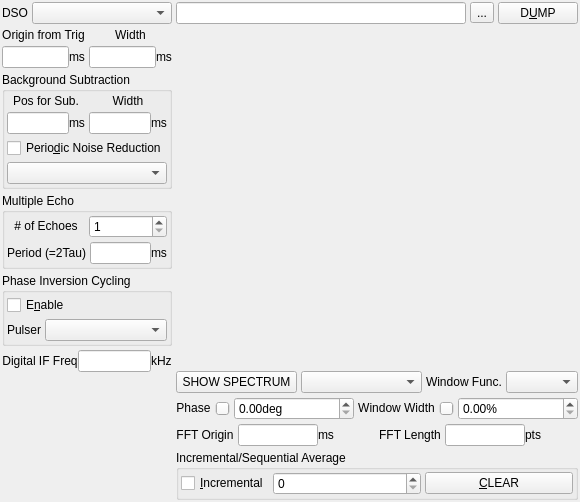
<?xml version="1.0" encoding="UTF-8"?>
<ui version="4.0">
 <class>FrmNMRPulse</class>
 <widget class="QMainWindow" name="FrmNMRPulse">
  <property name="geometry">
   <rect>
    <x>0</x>
    <y>0</y>
    <width>546</width>
    <height>502</height>
   </rect>
  </property>
  <property name="windowTitle">
   <string>NMR Pulse Analyzer</string>
  </property>
  <widget class="QWidget" name="widget">
   <layout class="QHBoxLayout" name="horizontalLayout_6">
    <item>
     <layout class="QVBoxLayout" name="verticalLayout_2">
      <item>
       <layout class="QHBoxLayout">
        <item>
         <widget class="QLabel" name="textLabel1_2_3">
          <property name="sizePolicy">
           <sizepolicy hsizetype="Fixed" vsizetype="Fixed">
            <horstretch>0</horstretch>
            <verstretch>0</verstretch>
           </sizepolicy>
          </property>
          <property name="text">
           <string>DSO</string>
          </property>
          <property name="alignment">
           <set>Qt::AlignCenter</set>
          </property>
          <property name="wordWrap">
           <bool>false</bool>
          </property>
         </widget>
        </item>
        <item>
         <widget class="QComboBox" name="m_cmbDSO"/>
        </item>
       </layout>
      </item>
      <item>
       <layout class="QHBoxLayout">
        <item>
         <layout class="QVBoxLayout">
          <item>
           <widget class="QLabel" name="textLabel1">
            <property name="sizePolicy">
             <sizepolicy hsizetype="Preferred" vsizetype="Fixed">
              <horstretch>0</horstretch>
              <verstretch>0</verstretch>
             </sizepolicy>
            </property>
            <property name="text">
             <string>Origin from Trig</string>
            </property>
            <property name="alignment">
             <set>Qt::AlignCenter</set>
            </property>
            <property name="wordWrap">
             <bool>false</bool>
            </property>
           </widget>
          </item>
          <item>
           <layout class="QHBoxLayout">
            <property name="spacing">
             <number>0</number>
            </property>
            <item>
             <widget class="QLineEdit" name="m_edPos">
              <property name="sizePolicy">
               <sizepolicy hsizetype="Preferred" vsizetype="Fixed">
                <horstretch>0</horstretch>
                <verstretch>0</verstretch>
               </sizepolicy>
              </property>
              <property name="maximumSize">
               <size>
                <width>80</width>
                <height>32767</height>
               </size>
              </property>
             </widget>
            </item>
            <item>
             <widget class="QLabel" name="textLabel2">
              <property name="sizePolicy">
               <sizepolicy hsizetype="Preferred" vsizetype="Fixed">
                <horstretch>0</horstretch>
                <verstretch>0</verstretch>
               </sizepolicy>
              </property>
              <property name="text">
               <string>ms</string>
              </property>
              <property name="wordWrap">
               <bool>false</bool>
              </property>
             </widget>
            </item>
           </layout>
          </item>
         </layout>
        </item>
        <item>
         <layout class="QVBoxLayout">
          <item>
           <widget class="QLabel" name="textLabel1_2">
            <property name="sizePolicy">
             <sizepolicy hsizetype="Preferred" vsizetype="Fixed">
              <horstretch>0</horstretch>
              <verstretch>0</verstretch>
             </sizepolicy>
            </property>
            <property name="text">
             <string>Width</string>
            </property>
            <property name="alignment">
             <set>Qt::AlignCenter</set>
            </property>
            <property name="wordWrap">
             <bool>false</bool>
            </property>
           </widget>
          </item>
          <item>
           <layout class="QHBoxLayout">
            <property name="spacing">
             <number>0</number>
            </property>
            <item>
             <widget class="QLineEdit" name="m_edWidth">
              <property name="sizePolicy">
               <sizepolicy hsizetype="Preferred" vsizetype="Fixed">
                <horstretch>0</horstretch>
                <verstretch>0</verstretch>
               </sizepolicy>
              </property>
              <property name="maximumSize">
               <size>
                <width>80</width>
                <height>32767</height>
               </size>
              </property>
             </widget>
            </item>
            <item>
             <widget class="QLabel" name="textLabel2_2">
              <property name="sizePolicy">
               <sizepolicy hsizetype="Preferred" vsizetype="Fixed">
                <horstretch>0</horstretch>
                <verstretch>0</verstretch>
               </sizepolicy>
              </property>
              <property name="text">
               <string>ms</string>
              </property>
              <property name="wordWrap">
               <bool>false</bool>
              </property>
             </widget>
            </item>
           </layout>
          </item>
         </layout>
        </item>
       </layout>
      </item>
      <item>
       <widget class="QGroupBox" name="groupBox1_2_2">
        <property name="sizePolicy">
         <sizepolicy hsizetype="Preferred" vsizetype="Fixed">
          <horstretch>0</horstretch>
          <verstretch>0</verstretch>
         </sizepolicy>
        </property>
        <property name="title">
         <string>Background Subtraction</string>
        </property>
        <layout class="QGridLayout">
         <property name="margin">
          <number>2</number>
         </property>
         <item row="0" column="0">
          <layout class="QHBoxLayout">
           <item>
            <layout class="QVBoxLayout">
             <item>
              <widget class="QLabel" name="textLabel1_5">
               <property name="sizePolicy">
                <sizepolicy hsizetype="Preferred" vsizetype="Fixed">
                 <horstretch>0</horstretch>
                 <verstretch>0</verstretch>
                </sizepolicy>
               </property>
               <property name="text">
                <string>Pos for Sub.</string>
               </property>
               <property name="alignment">
                <set>Qt::AlignCenter</set>
               </property>
               <property name="wordWrap">
                <bool>false</bool>
               </property>
              </widget>
             </item>
             <item>
              <layout class="QHBoxLayout">
               <property name="spacing">
                <number>0</number>
               </property>
               <item>
                <widget class="QLineEdit" name="m_edBGPos">
                 <property name="sizePolicy">
                  <sizepolicy hsizetype="Preferred" vsizetype="Fixed">
                   <horstretch>0</horstretch>
                   <verstretch>0</verstretch>
                  </sizepolicy>
                 </property>
                 <property name="maximumSize">
                  <size>
                   <width>80</width>
                   <height>32767</height>
                  </size>
                 </property>
                </widget>
               </item>
               <item>
                <widget class="QLabel" name="textLabel2_3">
                 <property name="sizePolicy">
                  <sizepolicy hsizetype="Preferred" vsizetype="Fixed">
                   <horstretch>0</horstretch>
                   <verstretch>0</verstretch>
                  </sizepolicy>
                 </property>
                 <property name="text">
                  <string>ms</string>
                 </property>
                 <property name="wordWrap">
                  <bool>false</bool>
                 </property>
                </widget>
               </item>
              </layout>
             </item>
            </layout>
           </item>
           <item>
            <layout class="QVBoxLayout">
             <item>
              <widget class="QLabel" name="textLabel1_2_2">
               <property name="sizePolicy">
                <sizepolicy hsizetype="Preferred" vsizetype="Fixed">
                 <horstretch>0</horstretch>
                 <verstretch>0</verstretch>
                </sizepolicy>
               </property>
               <property name="text">
                <string>Width</string>
               </property>
               <property name="alignment">
                <set>Qt::AlignCenter</set>
               </property>
               <property name="wordWrap">
                <bool>false</bool>
               </property>
              </widget>
             </item>
             <item>
              <layout class="QHBoxLayout">
               <property name="spacing">
                <number>0</number>
               </property>
               <item>
                <widget class="QLineEdit" name="m_edBGWidth">
                 <property name="sizePolicy">
                  <sizepolicy hsizetype="Preferred" vsizetype="Fixed">
                   <horstretch>0</horstretch>
                   <verstretch>0</verstretch>
                  </sizepolicy>
                 </property>
                 <property name="maximumSize">
                  <size>
                   <width>80</width>
                   <height>32767</height>
                  </size>
                 </property>
                </widget>
               </item>
               <item>
                <widget class="QLabel" name="textLabel2_2_2">
                 <property name="sizePolicy">
                  <sizepolicy hsizetype="Preferred" vsizetype="Fixed">
                   <horstretch>0</horstretch>
                   <verstretch>0</verstretch>
                  </sizepolicy>
                 </property>
                 <property name="text">
                  <string>ms</string>
                 </property>
                 <property name="wordWrap">
                  <bool>false</bool>
                 </property>
                </widget>
               </item>
              </layout>
             </item>
            </layout>
           </item>
          </layout>
         </item>
         <item row="1" column="0">
          <widget class="QCheckBox" name="m_ckbPNR">
           <property name="sizePolicy">
            <sizepolicy hsizetype="Preferred" vsizetype="Fixed">
             <horstretch>0</horstretch>
             <verstretch>0</verstretch>
            </sizepolicy>
           </property>
           <property name="text">
            <string>Perio&amp;dic Noise Reduction</string>
           </property>
           <property name="shortcut">
            <string>Alt+D</string>
           </property>
          </widget>
         </item>
         <item row="2" column="0">
          <widget class="QComboBox" name="m_cmbPNRSolver">
           <property name="sizePolicy">
            <sizepolicy hsizetype="Minimum" vsizetype="Fixed">
             <horstretch>0</horstretch>
             <verstretch>0</verstretch>
            </sizepolicy>
           </property>
          </widget>
         </item>
        </layout>
       </widget>
      </item>
      <item>
       <widget class="QGroupBox" name="groupBox1_2">
        <property name="sizePolicy">
         <sizepolicy hsizetype="Preferred" vsizetype="Fixed">
          <horstretch>0</horstretch>
          <verstretch>0</verstretch>
         </sizepolicy>
        </property>
        <property name="title">
         <string>Multiple Echo</string>
        </property>
        <layout class="QGridLayout">
         <property name="margin">
          <number>2</number>
         </property>
         <item row="1" column="0">
          <layout class="QHBoxLayout">
           <item>
            <widget class="QLabel" name="textLabel1_5_2_2">
             <property name="sizePolicy">
              <sizepolicy hsizetype="Preferred" vsizetype="Fixed">
               <horstretch>0</horstretch>
               <verstretch>0</verstretch>
              </sizepolicy>
             </property>
             <property name="text">
              <string>Period (=2Tau)</string>
             </property>
             <property name="alignment">
              <set>Qt::AlignCenter</set>
             </property>
             <property name="wordWrap">
              <bool>false</bool>
             </property>
            </widget>
           </item>
           <item>
            <layout class="QHBoxLayout">
             <property name="spacing">
              <number>0</number>
             </property>
             <item>
              <widget class="QLineEdit" name="m_edEchoPeriod">
               <property name="sizePolicy">
                <sizepolicy hsizetype="Preferred" vsizetype="Fixed">
                 <horstretch>0</horstretch>
                 <verstretch>0</verstretch>
                </sizepolicy>
               </property>
               <property name="maximumSize">
                <size>
                 <width>80</width>
                 <height>32767</height>
                </size>
               </property>
              </widget>
             </item>
             <item>
              <widget class="QLabel" name="textLabel2_2_3">
               <property name="sizePolicy">
                <sizepolicy hsizetype="Preferred" vsizetype="Fixed">
                 <horstretch>0</horstretch>
                 <verstretch>0</verstretch>
                </sizepolicy>
               </property>
               <property name="text">
                <string>ms</string>
               </property>
               <property name="wordWrap">
                <bool>false</bool>
               </property>
              </widget>
             </item>
            </layout>
           </item>
          </layout>
         </item>
         <item row="0" column="0">
          <layout class="QHBoxLayout">
           <item>
            <widget class="QLabel" name="textLabel1_5_2_2_2">
             <property name="sizePolicy">
              <sizepolicy hsizetype="Preferred" vsizetype="Fixed">
               <horstretch>0</horstretch>
               <verstretch>0</verstretch>
              </sizepolicy>
             </property>
             <property name="text">
              <string># of Echoes</string>
             </property>
             <property name="alignment">
              <set>Qt::AlignCenter</set>
             </property>
             <property name="wordWrap">
              <bool>false</bool>
             </property>
            </widget>
           </item>
           <item>
            <widget class="QSpinBox" name="m_numEcho">
             <property name="sizePolicy">
              <sizepolicy hsizetype="Preferred" vsizetype="Fixed">
               <horstretch>0</horstretch>
               <verstretch>0</verstretch>
              </sizepolicy>
             </property>
             <property name="minimum">
              <number>1</number>
             </property>
             <property name="value">
              <number>1</number>
             </property>
            </widget>
           </item>
          </layout>
         </item>
        </layout>
       </widget>
      </item>
      <item>
       <widget class="QGroupBox" name="groupBox4_2">
        <property name="sizePolicy">
         <sizepolicy hsizetype="Preferred" vsizetype="Fixed">
          <horstretch>0</horstretch>
          <verstretch>0</verstretch>
         </sizepolicy>
        </property>
        <property name="title">
         <string>Phase Inversion Cycling</string>
        </property>
        <layout class="QGridLayout">
         <property name="margin">
          <number>2</number>
         </property>
         <item row="0" column="0" colspan="2">
          <widget class="QCheckBox" name="m_ckbPICEnabled">
           <property name="sizePolicy">
            <sizepolicy hsizetype="Fixed" vsizetype="Fixed">
             <horstretch>0</horstretch>
             <verstretch>0</verstretch>
            </sizepolicy>
           </property>
           <property name="text">
            <string>E&amp;nable</string>
           </property>
          </widget>
         </item>
         <item row="1" column="0">
          <widget class="QLabel" name="textLabel1_3_2">
           <property name="sizePolicy">
            <sizepolicy hsizetype="Fixed" vsizetype="Fixed">
             <horstretch>0</horstretch>
             <verstretch>0</verstretch>
            </sizepolicy>
           </property>
           <property name="text">
            <string>Pulser</string>
           </property>
           <property name="alignment">
            <set>Qt::AlignCenter</set>
           </property>
           <property name="wordWrap">
            <bool>false</bool>
           </property>
          </widget>
         </item>
         <item row="1" column="1" colspan="2">
          <widget class="QComboBox" name="m_cmbPulser">
           <property name="sizePolicy">
            <sizepolicy hsizetype="Preferred" vsizetype="Fixed">
             <horstretch>0</horstretch>
             <verstretch>0</verstretch>
            </sizepolicy>
           </property>
          </widget>
         </item>
        </layout>
       </widget>
      </item>
      <item>
       <layout class="QHBoxLayout">
        <property name="spacing">
         <number>0</number>
        </property>
        <item>
         <widget class="QLabel" name="textLabel1_5_2_2_3">
          <property name="sizePolicy">
           <sizepolicy hsizetype="Preferred" vsizetype="Fixed">
            <horstretch>0</horstretch>
            <verstretch>0</verstretch>
           </sizepolicy>
          </property>
          <property name="text">
           <string>Digital IF Freq</string>
          </property>
          <property name="alignment">
           <set>Qt::AlignCenter</set>
          </property>
          <property name="wordWrap">
           <bool>false</bool>
          </property>
         </widget>
        </item>
        <item>
         <layout class="QHBoxLayout">
          <property name="spacing">
           <number>0</number>
          </property>
          <item>
           <widget class="QLineEdit" name="m_edDIFFreq">
            <property name="sizePolicy">
             <sizepolicy hsizetype="Preferred" vsizetype="Fixed">
              <horstretch>0</horstretch>
              <verstretch>0</verstretch>
             </sizepolicy>
            </property>
            <property name="maximumSize">
             <size>
              <width>80</width>
              <height>32767</height>
             </size>
            </property>
           </widget>
          </item>
          <item>
           <widget class="QLabel" name="textLabel2_2_3_2">
            <property name="sizePolicy">
             <sizepolicy hsizetype="Preferred" vsizetype="Fixed">
              <horstretch>0</horstretch>
              <verstretch>0</verstretch>
             </sizepolicy>
            </property>
            <property name="text">
             <string>kHz</string>
            </property>
            <property name="wordWrap">
             <bool>false</bool>
            </property>
           </widget>
          </item>
         </layout>
        </item>
       </layout>
      </item>
      <item>
       <spacer name="verticalSpacer">
        <property name="orientation">
         <enum>Qt::Vertical</enum>
        </property>
        <property name="sizeHint" stdset="0">
         <size>
          <width>20</width>
          <height>28</height>
         </size>
        </property>
       </spacer>
      </item>
     </layout>
    </item>
    <item>
     <layout class="QVBoxLayout" name="verticalLayout">
      <item>
       <layout class="QHBoxLayout">
     <item>
      <widget class="QLineEdit" name="m_edDump"/>
     </item>
     <item>
      <widget class="QToolButton" name="m_tbDump">
       <property name="text">
        <string>...</string>
       </property>
      </widget>
     </item>        <item>
         <widget class="QPushButton" name="m_btnDump">
          <property name="text">
           <string>D&amp;UMP</string>
          </property>
          <property name="autoDefault">
           <bool>false</bool>
          </property>
         </widget>
        </item>
       </layout>
      </item>
      <item>
       <widget class="XQGraph" name="m_graph" native="true">
        <property name="sizePolicy">
         <sizepolicy hsizetype="Expanding" vsizetype="Expanding">
          <horstretch>0</horstretch>
          <verstretch>0</verstretch>
         </sizepolicy>
        </property>
        <property name="minimumSize">
         <size>
          <width>300</width>
          <height>0</height>
         </size>
        </property>
       </widget>
      </item>
      <item>
       <layout class="QHBoxLayout" name="horizontalLayout_5">
        <item>
         <widget class="QPushButton" name="m_btnSpectrum">
          <property name="text">
           <string>SHOW SPECTRUM</string>
          </property>
          <property name="autoDefault">
           <bool>false</bool>
          </property>
         </widget>
        </item>
        <item>
         <widget class="QComboBox" name="m_cmbSolver">
          <property name="sizePolicy">
           <sizepolicy hsizetype="Minimum" vsizetype="Fixed">
            <horstretch>0</horstretch>
            <verstretch>0</verstretch>
           </sizepolicy>
          </property>
         </widget>
        </item>
        <item>
         <layout class="QHBoxLayout">
          <item>
           <widget class="QLabel" name="textLabel1_3">
            <property name="sizePolicy">
             <sizepolicy hsizetype="Fixed" vsizetype="Fixed">
              <horstretch>0</horstretch>
              <verstretch>0</verstretch>
             </sizepolicy>
            </property>
            <property name="text">
             <string>Window Func.</string>
            </property>
            <property name="alignment">
             <set>Qt::AlignCenter</set>
            </property>
            <property name="wordWrap">
             <bool>false</bool>
            </property>
           </widget>
          </item>
          <item>
           <widget class="QComboBox" name="m_cmbWindowFunc"/>
          </item>
         </layout>
        </item>
       </layout>
      </item>
      <item>
       <layout class="QHBoxLayout" name="horizontalLayout_4">
        <item>
         <layout class="QHBoxLayout">
          <item>
           <widget class="QLabel" name="textLabel4">
            <property name="sizePolicy">
             <sizepolicy hsizetype="Fixed" vsizetype="Fixed">
              <horstretch>0</horstretch>
              <verstretch>0</verstretch>
             </sizepolicy>
            </property>
            <property name="text">
             <string>Phase</string>
            </property>
            <property name="alignment">
             <set>Qt::AlignCenter</set>
            </property>
            <property name="wordWrap">
             <bool>false</bool>
            </property>
           </widget>
          </item>
          <item>
          <widget class="QSlider" name="m_slPhaseAdv">
           <property name="orientation">
            <enum>Qt::Horizontal</enum>
           </property>
          </widget>
         </item>
                   <item>
           <widget class="QDoubleSpinBox" name="m_dblPhaseAdv">
            <property name="sizePolicy">
             <sizepolicy hsizetype="Preferred" vsizetype="Fixed">
              <horstretch>0</horstretch>
              <verstretch>0</verstretch>
             </sizepolicy>
            </property>
            <property name="minimumSize">
             <size>
              <width>120</width>
              <height>0</height>
             </size>
            </property>
            <property name="suffix">
             <string>deg</string>
            </property>
            <property name="minValue" stdset="0">
             <number>0</number>
            </property>
            <property name="maxValue" stdset="0">
             <number>99990</number>
            </property>
            <property name="precision" stdset="0">
             <number>1</number>
            </property>
           </widget>
          </item>
         </layout>
        </item>
        <item>
         <layout class="QHBoxLayout">
          <item>
           <widget class="QLabel" name="textLabel4_2">
            <property name="sizePolicy">
             <sizepolicy hsizetype="Fixed" vsizetype="Fixed">
              <horstretch>0</horstretch>
              <verstretch>0</verstretch>
             </sizepolicy>
            </property>
            <property name="text">
             <string>Window Width</string>
            </property>
            <property name="alignment">
             <set>Qt::AlignCenter</set>
            </property>
            <property name="wordWrap">
             <bool>false</bool>
            </property>
           </widget>
          </item>
          <item>
          <widget class="QSlider" name="m_slWindowWIdth">
           <property name="orientation">
            <enum>Qt::Horizontal</enum>
           </property>
          </widget>
         </item>
                   <item>
           <widget class="QDoubleSpinBox" name="m_dblWindowWidth">
            <property name="sizePolicy">
             <sizepolicy hsizetype="Preferred" vsizetype="Fixed">
              <horstretch>0</horstretch>
              <verstretch>0</verstretch>
             </sizepolicy>
            </property>
            <property name="minimumSize">
             <size>
              <width>120</width>
              <height>0</height>
             </size>
            </property>
            <property name="suffix">
             <string>%</string>
            </property>
            <property name="minValue" stdset="0">
             <number>100</number>
            </property>
            <property name="maxValue" stdset="0">
             <number>2000</number>
            </property>
            <property name="precision" stdset="0">
             <number>1</number>
            </property>
           </widget>
          </item>
         </layout>
        </item>
       </layout>
      </item>
      <item>
       <layout class="QHBoxLayout" name="horizontalLayout_3">
        <item>
         <layout class="QHBoxLayout" name="horizontalLayout">
          <item>
           <widget class="QLabel" name="textLabel1_5_2">
            <property name="sizePolicy">
             <sizepolicy hsizetype="Fixed" vsizetype="Fixed">
              <horstretch>0</horstretch>
              <verstretch>0</verstretch>
             </sizepolicy>
            </property>
            <property name="text">
             <string>FFT Origin</string>
            </property>
            <property name="alignment">
             <set>Qt::AlignCenter</set>
            </property>
            <property name="wordWrap">
             <bool>false</bool>
            </property>
           </widget>
          </item>
          <item>
           <layout class="QHBoxLayout">
            <property name="spacing">
             <number>0</number>
            </property>
            <item>
             <widget class="QLineEdit" name="m_edFFTPos">
              <property name="sizePolicy">
               <sizepolicy hsizetype="Preferred" vsizetype="Fixed">
                <horstretch>0</horstretch>
                <verstretch>0</verstretch>
               </sizepolicy>
              </property>
              <property name="maximumSize">
               <size>
                <width>80</width>
                <height>32767</height>
               </size>
              </property>
             </widget>
            </item>
            <item>
             <widget class="QLabel" name="textLabel2_3_2">
              <property name="sizePolicy">
               <sizepolicy hsizetype="Preferred" vsizetype="Fixed">
                <horstretch>0</horstretch>
                <verstretch>0</verstretch>
               </sizepolicy>
              </property>
              <property name="text">
               <string>ms</string>
              </property>
              <property name="wordWrap">
               <bool>false</bool>
              </property>
             </widget>
            </item>
           </layout>
          </item>
         </layout>
        </item>
        <item>
         <layout class="QHBoxLayout" name="horizontalLayout_2">
          <item>
           <widget class="QLabel" name="textLabel1_4">
            <property name="sizePolicy">
             <sizepolicy hsizetype="Fixed" vsizetype="Fixed">
              <horstretch>0</horstretch>
              <verstretch>0</verstretch>
             </sizepolicy>
            </property>
            <property name="text">
             <string>FFT Length</string>
            </property>
            <property name="alignment">
             <set>Qt::AlignCenter</set>
            </property>
            <property name="wordWrap">
             <bool>false</bool>
            </property>
           </widget>
          </item>
          <item>
           <layout class="QHBoxLayout">
            <property name="spacing">
             <number>0</number>
            </property>
            <item>
             <widget class="QLineEdit" name="m_edFFTLen">
              <property name="sizePolicy">
               <sizepolicy hsizetype="Preferred" vsizetype="Fixed">
                <horstretch>0</horstretch>
                <verstretch>0</verstretch>
               </sizepolicy>
              </property>
              <property name="maximumSize">
               <size>
                <width>80</width>
                <height>32767</height>
               </size>
              </property>
             </widget>
            </item>
            <item>
             <widget class="QLabel" name="textLabel2_4">
              <property name="sizePolicy">
               <sizepolicy hsizetype="Preferred" vsizetype="Fixed">
                <horstretch>0</horstretch>
                <verstretch>0</verstretch>
               </sizepolicy>
              </property>
              <property name="text">
               <string>pts</string>
              </property>
              <property name="wordWrap">
               <bool>false</bool>
              </property>
             </widget>
            </item>
           </layout>
          </item>
         </layout>
        </item>
       </layout>
      </item>
      <item>
       <widget class="QGroupBox" name="groupBox1">
        <property name="sizePolicy">
         <sizepolicy hsizetype="Preferred" vsizetype="Fixed">
          <horstretch>0</horstretch>
          <verstretch>0</verstretch>
         </sizepolicy>
        </property>
        <property name="title">
         <string>Incremental/Sequential Average</string>
        </property>
        <layout class="QHBoxLayout">
         <property name="margin">
          <number>2</number>
         </property>
         <item>
          <widget class="QCheckBox" name="m_ckbIncrAvg">
           <property name="sizePolicy">
            <sizepolicy hsizetype="Fixed" vsizetype="Fixed">
             <horstretch>0</horstretch>
             <verstretch>0</verstretch>
            </sizepolicy>
           </property>
           <property name="text">
            <string>&amp;Incremental</string>
           </property>
          </widget>
         </item>
         <item>
          <widget class="QSpinBox" name="m_numExtraAvg">
           <property name="sizePolicy">
            <sizepolicy hsizetype="Minimum" vsizetype="Fixed">
             <horstretch>0</horstretch>
             <verstretch>0</verstretch>
            </sizepolicy>
           </property>
          </widget>
         </item>
         <item>
          <widget class="QPushButton" name="m_btnAvgClear">
           <property name="text">
            <string>&amp;CLEAR</string>
           </property>
           <property name="autoDefault">
            <bool>false</bool>
           </property>
          </widget>
         </item>
        </layout>
       </widget>
      </item>
     </layout>
    </item>
   </layout>
  </widget>
 </widget>
 <layoutdefault spacing="4" margin="2"/>
 <customwidgets>
  <customwidget>
   <class>XQGraph</class>
   <extends>QWidget</extends>
   <header>graphwidget.h</header>
  </customwidget>
 </customwidgets>
 <tabstops>
  <tabstop>m_cmbDSO</tabstop>
  <tabstop>m_edPos</tabstop>
  <tabstop>m_edWidth</tabstop>
  <tabstop>m_edBGPos</tabstop>
  <tabstop>m_edBGWidth</tabstop>
  <tabstop>m_ckbPNR</tabstop>
  <tabstop>m_cmbPNRSolver</tabstop>
  <tabstop>m_numEcho</tabstop>
  <tabstop>m_edEchoPeriod</tabstop>
  <tabstop>m_ckbPICEnabled</tabstop>
  <tabstop>m_cmbPulser</tabstop>
  <tabstop>m_edDIFFreq</tabstop>
  <tabstop>m_urlDump</tabstop>
  <tabstop>m_btnDump</tabstop>
  <tabstop>m_btnSpectrum</tabstop>
  <tabstop>m_cmbSolver</tabstop>
  <tabstop>m_cmbWindowFunc</tabstop>
  <tabstop>m_edFFTPos</tabstop>
  <tabstop>m_edFFTLen</tabstop>
  <tabstop>m_ckbIncrAvg</tabstop>
  <tabstop>m_numExtraAvg</tabstop>
  <tabstop>m_btnAvgClear</tabstop>
 </tabstops>
 <includes>
 </includes>
 <resources/>
 <connections/>
</ui>
